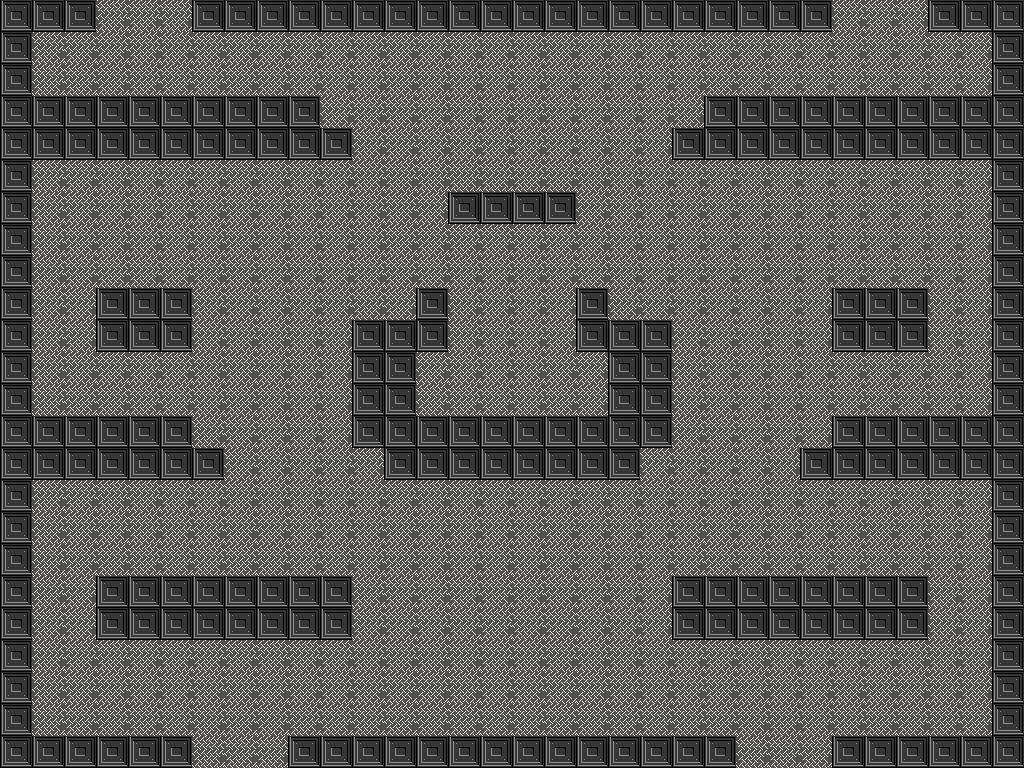

This game map was drawn from its Tiled (.tmx) file and the tilesets committed beside it. A one-line description and the full map source follow:
An orthogonal 32x24 tile map with 32x32 px tiles, 1 tile layer (Walls) and 14 objects (2x bottom, 2x top).

<map version="1.0" tiledversion="1.0.2" orientation="orthogonal" renderorder="right-down" width="32" height="24" tilewidth="32" tileheight="32" nextobjectid="21">
 <tileset firstgid="1" name="tiles" tilewidth="32" tileheight="32" tilecount="3" columns="3">
  <image source="../tilesheets/tiles.png" trans="ffffff" width="96" height="32" />
 </tileset>
 <layer name="Walls" width="32" height="24">
  <data encoding="csv">
3,3,3,2,2,2,3,3,3,3,3,3,3,3,3,3,3,3,3,3,3,3,3,3,3,3,2,2,2,3,3,3,
3,2,2,2,2,2,2,2,2,2,2,2,2,2,2,2,2,2,2,2,2,2,2,2,2,2,2,2,2,2,2,3,
3,2,2,2,2,2,2,2,2,2,2,2,2,2,2,2,2,2,2,2,2,2,2,2,2,2,2,2,2,2,2,3,
3,3,3,3,3,3,3,3,3,3,2,2,2,2,2,2,2,2,2,2,2,2,3,3,3,3,3,3,3,3,3,3,
3,3,3,3,3,3,3,3,3,3,3,2,2,2,2,2,2,2,2,2,2,3,3,3,3,3,3,3,3,3,3,3,
3,2,2,2,2,2,2,2,2,2,2,2,2,2,2,2,2,2,2,2,2,2,2,2,2,2,2,2,2,2,2,3,
3,2,2,2,2,2,2,2,2,2,2,2,2,2,3,3,3,3,2,2,2,2,2,2,2,2,2,2,2,2,2,3,
3,2,2,2,2,2,2,2,2,2,2,2,2,2,2,2,2,2,2,2,2,2,2,2,2,2,2,2,2,2,2,3,
3,2,2,2,2,2,2,2,2,2,2,2,2,2,2,2,2,2,2,2,2,2,2,2,2,2,2,2,2,2,2,3,
3,2,2,3,3,3,2,2,2,2,2,2,2,3,2,2,2,2,3,2,2,2,2,2,2,2,3,3,3,2,2,3,
3,2,2,3,3,3,2,2,2,2,2,3,3,3,2,2,2,2,3,3,3,2,2,2,2,2,3,3,3,2,2,3,
3,2,2,2,2,2,2,2,2,2,2,3,3,2,2,2,2,2,2,3,3,2,2,2,2,2,2,2,2,2,2,3,
3,2,2,2,2,2,2,2,2,2,2,3,3,2,2,2,2,2,2,3,3,2,2,2,2,2,2,2,2,2,2,3,
3,3,3,3,3,3,2,2,2,2,2,3,3,3,3,3,3,3,3,3,3,2,2,2,2,2,3,3,3,3,3,3,
3,3,3,3,3,3,3,2,2,2,2,2,3,3,3,3,3,3,3,3,2,2,2,2,2,3,3,3,3,3,3,3,
3,2,2,2,2,2,2,2,2,2,2,2,2,2,2,2,2,2,2,2,2,2,2,2,2,2,2,2,2,2,2,3,
3,2,2,2,2,2,2,2,2,2,2,2,2,2,2,2,2,2,2,2,2,2,2,2,2,2,2,2,2,2,2,3,
3,2,2,2,2,2,2,2,2,2,2,2,2,2,2,2,2,2,2,2,2,2,2,2,2,2,2,2,2,2,2,3,
3,2,2,3,3,3,3,3,3,3,3,2,2,2,2,2,2,2,2,2,2,3,3,3,3,3,3,3,3,2,2,3,
3,2,2,3,3,3,3,3,3,3,3,2,2,2,2,2,2,2,2,2,2,3,3,3,3,3,3,3,3,2,2,3,
3,2,2,2,2,2,2,2,2,2,2,2,2,2,2,2,2,2,2,2,2,2,2,2,2,2,2,2,2,2,2,3,
3,2,2,2,2,2,2,2,2,2,2,2,2,2,2,2,2,2,2,2,2,2,2,2,2,2,2,2,2,2,2,3,
3,2,2,2,2,2,2,2,2,2,2,2,2,2,2,2,2,2,2,2,2,2,2,2,2,2,2,2,2,2,2,3,
3,3,3,3,3,3,2,2,2,3,3,3,3,3,3,3,3,3,3,3,3,3,3,2,2,2,3,3,3,3,3,3
</data>
 </layer>
 <objectgroup color="#1d9c2c" name="Player">
  <object id="6" x="497" y="141" width="32" height="48" />
 </objectgroup>
 <objectgroup color="#d80505" name="MobSpawners">
  <object id="1" x="951" y="49" width="32" height="32" />
  <object id="4" x="39" y="48" width="32" height="32" />
  <object id="17" x="863" y="163" width="32" height="32" />
  <object id="18" x="127" y="164" width="32" height="32" />
 </objectgroup>
 <objectgroup color="#4b4eea" name="TP">
  <object id="12" name="bottom" x="193" y="751" width="92" height="13" />
  <object id="15" name="top" x="96.5" y="2.5" width="94" height="13" />
  <object id="19" name="bottom" x="737" y="751.5" width="92" height="13" />
  <object id="20" name="top" x="833" y="1.5" width="94" height="13" />
 </objectgroup>
 <objectgroup color="#ebd423" name="BatterySpawners">
  <object id="5" x="138.931" y="572" width="175.329" height="1" />
  <object id="9" x="713.93" y="571.5" width="174.031" height="1" />
  <object id="10" x="866.74" y="284.5" width="32" height="1" />
  <object id="11" x="128.942" y="283.5" width="33.3062" height="1" />
  <object id="16" x="457.729" y="413.5" width="112.436" height="1" />
 </objectgroup>
</map>